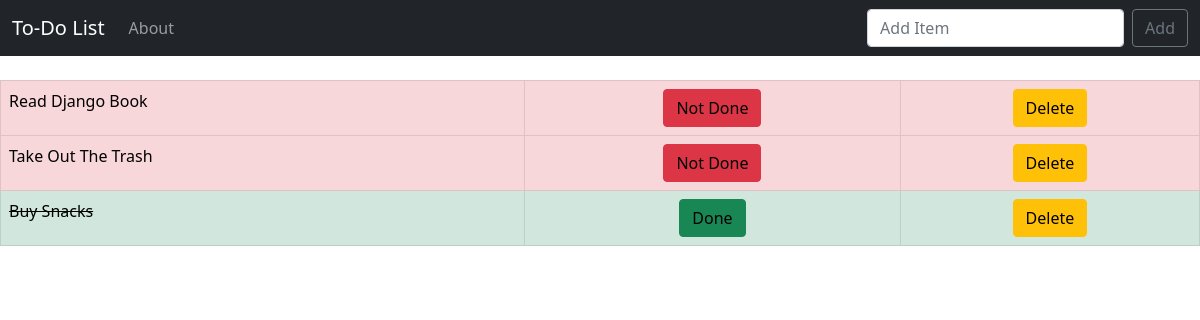
/, run on an earlier commit of the app's database.
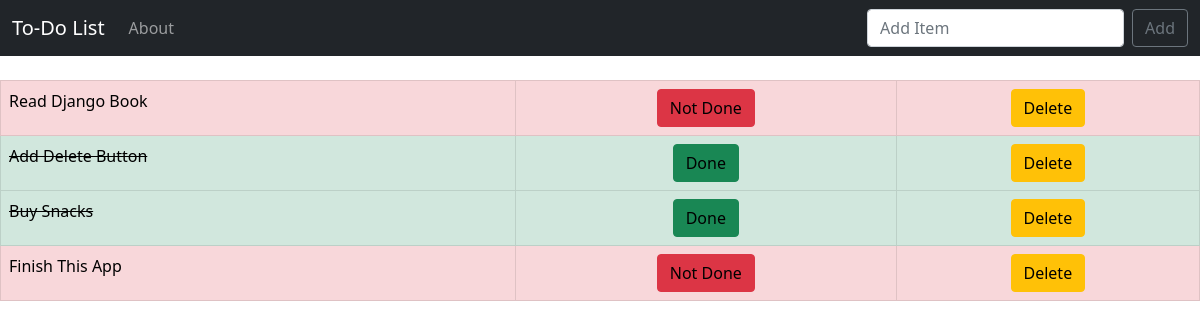
And on a later commit of the database.
### todo_list/models.py (models this page shows, shortened)
class List(models.Model):
    item = models.CharField(max_length=255)
    is_completed = models.BooleanField(default=False)

### todo_list/views.py (the view)
# urls.py: path("",views.home, name = 'home'),
def home(request):
    if request.method =='POST':
        form = ListForm(request.POST or None)
        if form.is_valid():
            form.save()
            all_items=List.objects.all()
            messages.success(request, ('Item has been added to List!'))
            return redirect('home')
    else:
        all_items = List.objects.all()
        context = {'all_items':all_items}
        return render(request, 'home.html', context)

### todo_list/templates/home.html (shortened to what this page needs)
{% extends 'base.html' %}
{% block content %}
      {% if all_items %}
        <table class="table table-bordered">
            {% for items in all_items %}
                {% if items.is_completed %}
                    <tr class ="table-success">
                        <td class="striker"><a href="{% url 'edit' items.id %}">{{items.item | title}}</a></td>
                        <td><center><button type="button" class="btn btn-success"><a href="{% url 'complete' items.id %}">Done</a></button></center></td>
                         <td><center><button type="button" class="btn btn-warning"><a href="{% url 'delete' items.id %}">Delete</a></button></center></td>
                    </tr>
                {% else %}
                    <tr class="table-danger">
                        <td><a href="{% url 'edit' items.id %}">{{items.item | title}}</a></td>
                        <td><center><button type="button" class="btn btn-danger"><a href="{% url 'incomplete' items.id %}">Not Done</a></button></center></td>
                         <td><center><button type="button" class="btn btn-warning"><a href="{% url 'delete' items.id %}">Delete</a></button></center></td>
                    </tr>
                {% endif %}
            {% endfor %}
        </table>
      {% endif %}
{% endblock %}

What changed in the data, as far as the page shows it:
removed List: item "Take Out The Trash"
added List: item "Add Delete Button"
added List: item "Finish This App"
